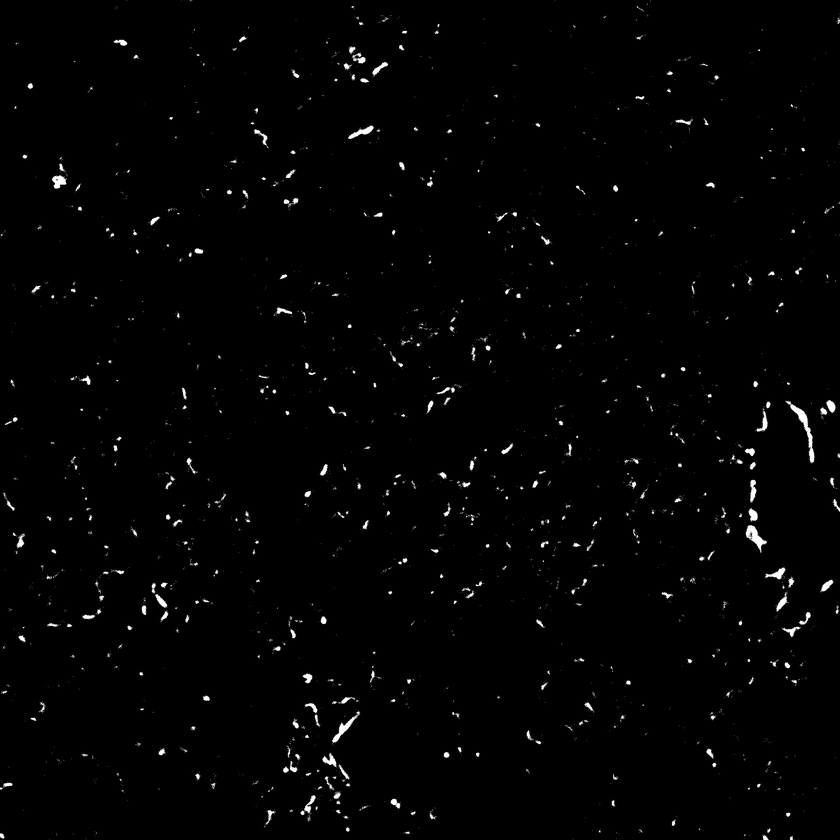
#> input picture data/imaging_subset/MASK_SK658 Slobe ch010048.jpg, 840 x 840 px, shrunk from 2048 x 2048 before the run
$ jupyter execute --allow-errors get_random_subset.ipynb
#> lines starting #> are read from the running program, lines starting #| are printed output that depends on the picture
[cell 1]
import random
import pandas as pd
import os
import cv2
import matplotlib.pyplot as plt

data_path = r"data"
imaging_path = os.path.join(data_path, "imaging")
subset_path = os.path.join(data_path, "imaging_subset")

filenames = os.listdir(imaging_path)

[cell 2]
# get random subset with even amount of slobe and llobe
slobe_files = [f for f in filenames if 'slobe' in f.lower()]
llobe_files = [f for f in filenames if 'llobe' in f.lower()]
#> (the rest of this cell did not finish here and is left out)

[cell 3]
images_subset = pd.DataFrame()

data_path = r"data"
imaging_path = os.path.join(data_path, r"imaging_subset")
filenames = os.listdir(imaging_path)
depths = pd.read_csv(os.path.join(data_path, "depths.csv"))
#> (reads data/depths.csv from the repository)

for i in filenames:
    img = cv2.imread(os.path.join(imaging_path, i), 0)
#> img is the input picture: shape (840, 840); min 0, max 255, mean 3.2
    try:
        depth = depths[depths["Filenames"].str.lower() == i.lower()][
            "Depth from lung surface (in micrometers) where image was acquired"
        ].values[0]
        # some files are named with SK658 and some with Sk658
    except IndexError:
        print(f"couldn't find depth for file {i}")
        continue
    images_subset = pd.concat(
        [images_subset, pd.DataFrame([{"filename": i, "image": img, "depth": depth}])],
        ignore_index=True,
    )
#> images_subset = table of 1 rows and 3 columns

print(images_subset.shape)
#| (1, 3)

[cell 4]
# plot the depths of all images of both groups

slobe_images = images_subset[images_subset["filename"].str.contains("slobe", case=False)]
#> slobe_images = table of 1 rows and 3 columns
llobe_images = images_subset[images_subset["filename"].str.contains("llobe", case=False)]
#> llobe_images = table of 0 rows and 3 columns

plt.hist(slobe_images["depth"], bins=20, color="blue", alpha=0.7)
plt.title("Histogram of slobe Image Depths")
plt.xlabel("Depth from Lung Surface (micrometers)")
plt.ylabel("Number of Images")
plt.grid(axis="y", alpha=0.75)
plt.show()
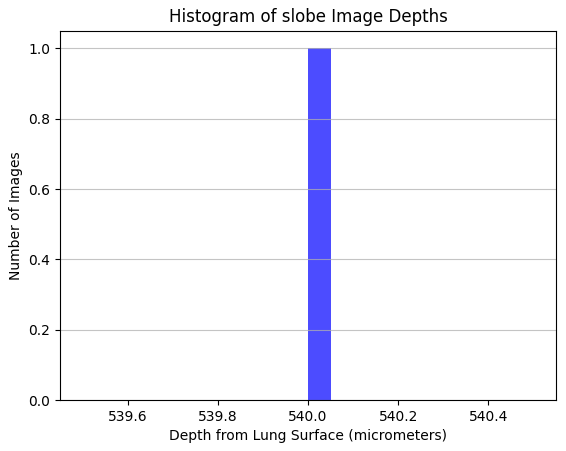
#> figure drawn by matplotlib, 1 panel; tallest bar 1 high, from x = 540 to 540
plt.close("all")


plt.hist(llobe_images["depth"], bins=20, color="green", alpha=0.7)
plt.title("Histogram of llobe Image Depths")
plt.xlabel("Depth from Lung Surface (micrometers)")
plt.ylabel("Number of Images")
plt.grid(axis="y", alpha=0.75)
plt.show()
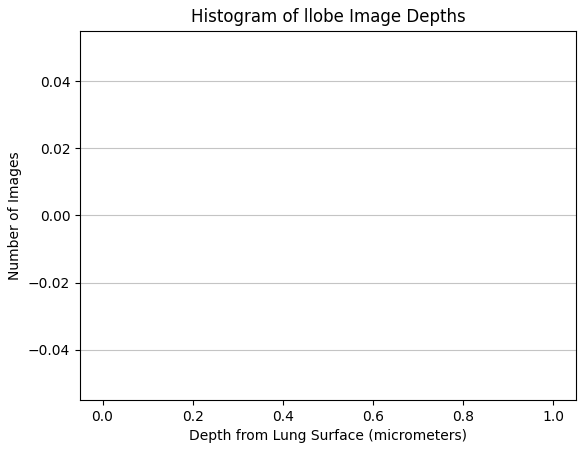
#> figure drawn by matplotlib, 1 panel
plt.close("all")
